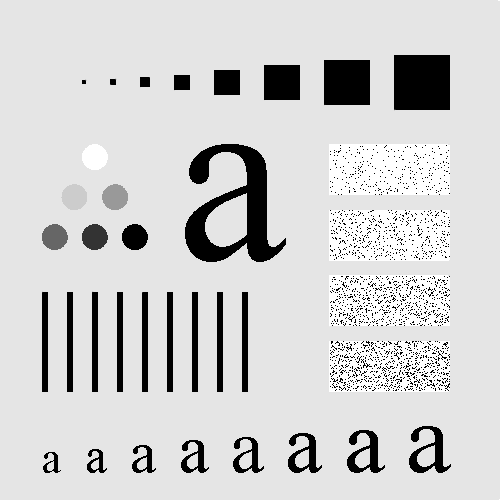
#> input picture image/CH3/03165.tif, 500 x 500 px, found by its file name
$ python 3_8.py
#> lines starting #> are read from the running program, lines starting #| are printed output that depends on the picture
import cv2 as cv
import numpy as np
import matplotlib.pyplot as plt

# from matplotlib import pyplot as plt

# 读取图像
img = cv.imread(r"D:\Code\Python\class02\CH3\03165.tif")
#> img is the input picture: shape (500, 500, 3); min 0, max 255, mean 207.4
# 灰度变换
grayimg = cv.cvtColor(img, cv.COLOR_BGR2GRAY)

# 方式1
ksize = (5, 5)
gauss1 = cv.GaussianBlur(grayimg, ksize, 0)
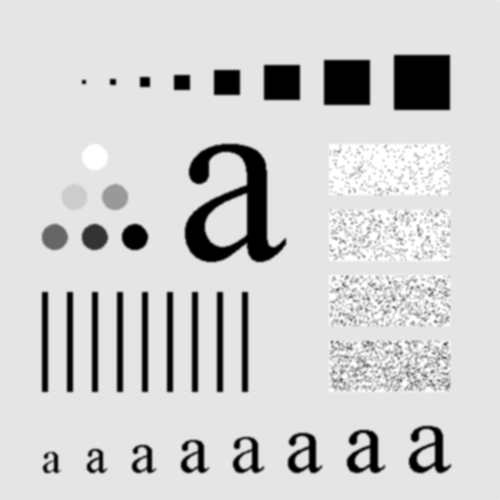
#> gauss1: shape (500, 500); min 0, max 255, mean 207.4
# 方式2
# 1D高斯核
kernel = cv.getGaussianKernel(5, 1)
# 2D高斯核
kernel = kernel.T * kernel
#
gauss2 = cv.filter2D(grayimg, -1, kernel)

gauss3 = cv.GaussianBlur(grayimg, (21, 21), 3.5)
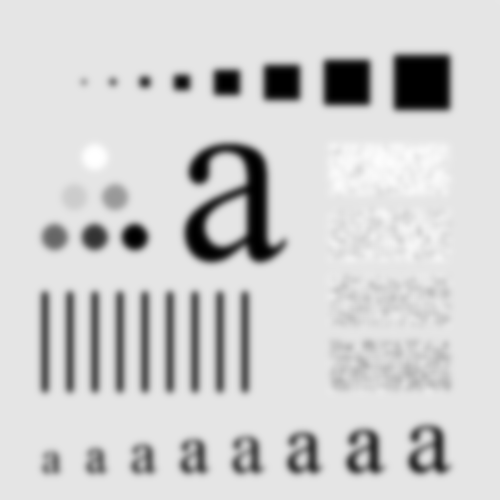
#> gauss3: shape (500, 500); min 0, max 255, mean 207.4
gauss4 = cv.GaussianBlur(grayimg, (43, 43), 7)
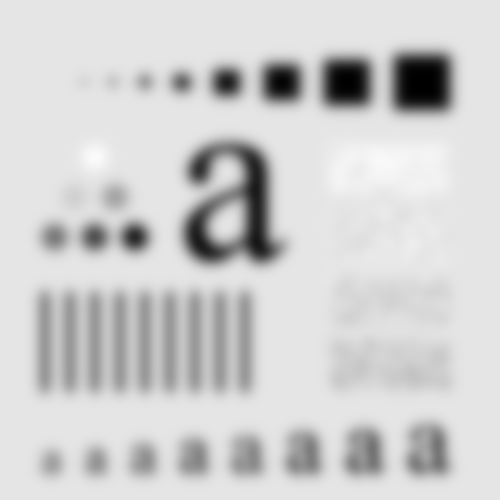
#> gauss4: shape (500, 500); min 0, max 250, mean 207.4

plt.subplot(231)
plt.imshow(grayimg, cmap="gray", vmin=0, vmax=255)
plt.axis('off'), plt.title("1. Original")

plt.subplot(232)
plt.imshow(gauss1, cmap="gray", vmin=0, vmax=255)
plt.axis('off'), plt.title("2. gauss1")

plt.subplot(233)
plt.imshow(gauss2, cmap="gray", vmin=0, vmax=255)
plt.axis('off'), plt.title("3. gauss2")

plt.subplot(234)
plt.imshow(gauss3, cmap="gray", vmin=0, vmax=255)
plt.axis('off'), plt.title("4. gauss3,size = 21\n$\sigma=3.5$")

plt.subplot(235)
plt.imshow(gauss4, cmap="gray", vmin=0, vmax=255)
plt.axis('off'), plt.title("5. gauss4,size = 43\n$\sigma=7$")
plt.show()
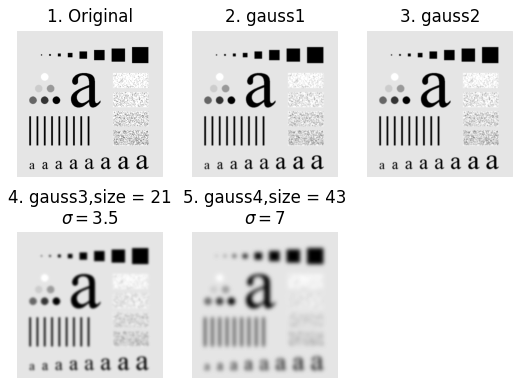
#> figure drawn by matplotlib, 5 panels

cv.waitKey(0)

$ run again, with image/CH3/03161.tif copied over image/CH3/03165.tif
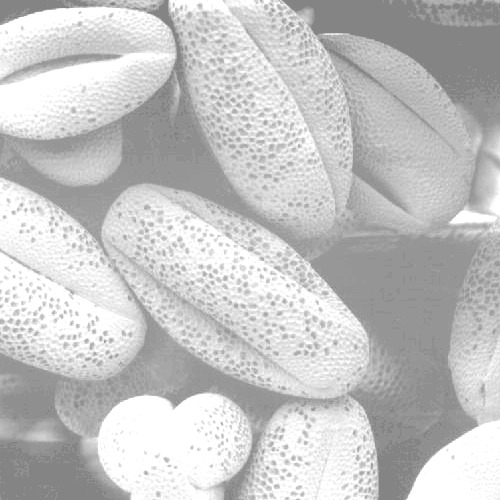
#> input picture image/CH3/03161.tif, 500 x 500 px, found by its file name
#> img is the input picture: shape (500, 500, 3); min 132, max 255, mean 196.4
#> `gauss3 = cv.GaussianBlur(grayimg, (21, 21), 3.5)`:
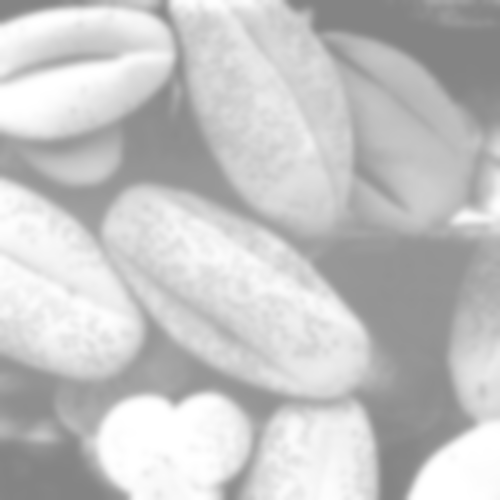
#> gauss3: shape (500, 500); min 132, max 255, mean 196.3
